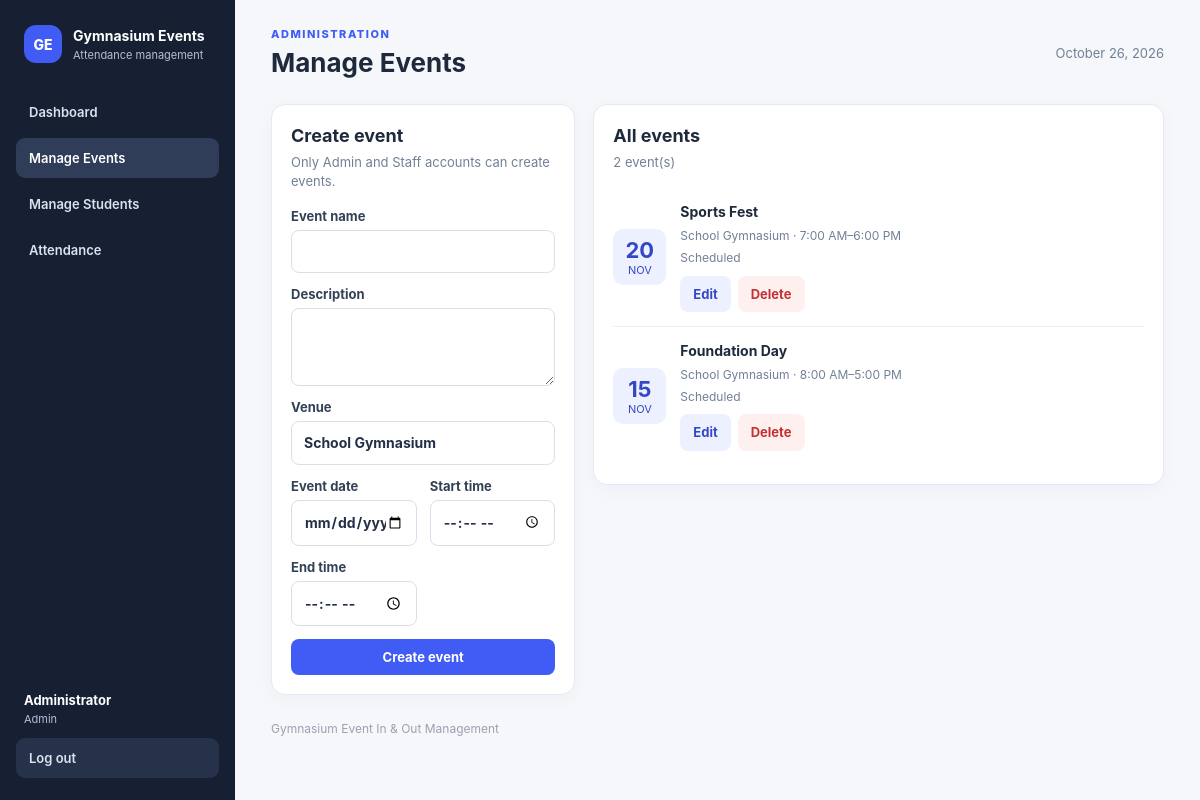
Page /dashboard.php?page=events (signed in) on the committed database.
### tables this page shows
CREATE TABLE Events (
    EventID INT AUTO_INCREMENT PRIMARY KEY,
    EventName VARCHAR(150) NOT NULL,
    EventDescription VARCHAR(500),
    EventDate DATE NOT NULL,
    Venue VARCHAR(100) DEFAULT 'Gymnasium',
    StartTime TIME NOT NULL,
    EndTime TIME NOT NULL,
    EventStatus VARCHAR(20) DEFAULT 'Scheduled'
);

### config.php (called while the page is built, shortened)
<?php
function h($value) {
    return htmlspecialchars((string)$value, ENT_QUOTES, 'UTF-8');
}
?>

### dashboard.php (the view, shortened to what this page needs)
<?php
require_once __DIR__ . '/config.php';
$isStaff = isset($_SESSION['user'])
    && isset($_SESSION['user']['Role'])
    && in_array($_SESSION['user']['Role'], ['Admin', 'Staff'], true);
$page = $_GET['page'] ?? ($isStaff ? 'dashboard' : 'events');
$displayName = $isStaff
    ? ($_SESSION['user']['FullName'] ?? 'Staff')
    : ($_SESSION['student_name'] ?? 'Student');
$role = $isStaff ? ($_SESSION['user']['Role'] ?? 'Staff') : 'Student';
$events = $pdo->query('SELECT * FROM Events ORDER BY EventDate DESC, StartTime DESC')->fetchAll();
$totalStudents = (int)$pdo->query('SELECT COUNT(*) FROM Attendees')->fetchColumn();
$totalEvents = (int)$pdo->query('SELECT COUNT(*) FROM Events')->fetchColumn();
$insideNow = (int)$pdo->query('SELECT COUNT(*) FROM Attendance WHERE TimeOut IS NULL')->fetchColumn();
$editingEvent = null;
?>
<!DOCTYPE html>
<html lang="en">
<head>
<link rel="stylesheet" href="style.css">
</head>
<body>
<div class="layout">
    <aside class="sidebar">
        <div class="brand"><div class="brand-mark">GE</div><div><strong>Gymnasium Events</strong><small>Attendance management</small></div></div>
        <nav class="nav">
            <?php if ($isStaff): ?>
                <a class="<?= $page === 'dashboard' ? 'active' : '' ?>" href="dashboard.php?page=dashboard">Dashboard</a>
                <a class="<?= $page === 'events' ? 'active' : '' ?>" href="dashboard.php?page=events">Manage Events</a>
                <a class="<?= $page === 'students' ? 'active' : '' ?>" href="dashboard.php?page=students">Manage Students</a>
                <a class="<?= $page === 'attendance' ? 'active' : '' ?>" href="dashboard.php?page=attendance">Attendance</a>
            <?php else: ?>
                <a class="<?= $page === 'events' ? 'active' : '' ?>" href="dashboard.php?page=events">Available Events</a>
                <a class="<?= $page === 'my_attendance' ? 'active' : '' ?>" href="dashboard.php?page=my_attendance">My Attendance</a>
            <?php endif; ?>
        </nav>
        <div class="sidebar-bottom"><div class="user"><strong><?= h($displayName) ?></strong><small><?= h($role) ?></small></div><a class="logout-link" href="dashboard.php?logout=1">Log out</a></div>
    </aside>
    <main class="main">
        <header class="topbar"><div><div class="eyebrow"><?= $isStaff ? 'ADMINISTRATION' : 'STUDENT PORTAL' ?></div><h1><?php
            $titles = ['dashboard' => 'Dashboard', 'events' => $isStaff ? 'Manage Events' : 'Available Events', 'students' => 'Manage Students', 'attendance' => 'Attendance Records', 'my_attendance' => 'My Attendance'];
            echo h($titles[$page] ?? 'Dashboard');
        ?></h1></div><div class="date"><?= date('F j, Y') ?></div></header>
        <?php if ($isStaff && $page === 'dashboard'): ?>
            <section class="stats">
                <article class="stat"><small>Total registered students</small><strong><?= $totalStudents ?></strong></article>
                <article class="stat"><small>Total events</small><strong><?= $totalEvents ?></strong></article>
                <article class="stat"><small>Currently checked in</small><strong><?= $insideNow ?></strong></article>
            </section>
            <section class="panel"><div class="panel-heading"><div><h2>Event management</h2><p class="subtext">Create, edit, or remove gymnasium events.</p></div><a class="btn" href="dashboard.php?page=events">Manage events</a></div>
                <div class="event-card"><div class="event-date"><b>+</b><small>EVENT</small></div><div class="event-detail"><b>Manage all events</b><small>Update dates, venues, times, and event status, or delete an event.</small></div><a class="btn secondary" href="dashboard.php?page=events">Open</a></div>
                <div class="event-card"><div class="event-date"><b>♙</b><small>STUDENT</small></div><div class="event-detail"><b>Manage students</b><small>Edit student details or remove a student record.</small></div><a class="btn secondary" href="dashboard.php?page=students">Open</a></div>
                <div class="event-card"><div class="event-date"><b>↔</b><small>LOG</small></div><div class="event-detail"><b>Attendance records</b><small>Review student check-in and check-out history.</small></div><a class="btn secondary" href="dashboard.php?page=attendance">Open</a></div>
            </section>
        <?php elseif ($isStaff && $page === 'events'): ?>
            <div class="grid-2">
                <section class="panel">
                    <div class="panel-heading"><div><h2><?= $editingEvent ? 'Edit event' : 'Create event' ?></h2><p class="subtext"><?= $editingEvent ? 'Update the selected event.' : 'Only Admin and Staff accounts can create events.' ?></p></div></div>
                    <form method="post" class="form-grid">
                        <label class="field full">Event name<input name="event_name" maxlength="150" required value="<?= h($editingEvent['EventName'] ?? '') ?>"></label>
                        <label class="field full">Description<textarea name="event_description" maxlength="500"><?= h($editingEvent['EventDescription'] ?? '') ?></textarea></label>
                        <label class="field full">Venue<input name="venue" maxlength="100" value="<?= h($editingEvent['Venue'] ?? 'School Gymnasium') ?>"></label>
                        <label class="field">Event date<input type="date" name="event_date" required value="<?= h($editingEvent['EventDate'] ?? '') ?>"></label>
                        <label class="field">Start time<input type="time" name="start_time" required value="<?= h(isset($editingEvent['StartTime']) ? substr($editingEvent['StartTime'], 0, 5) : '') ?>"></label>
                        <label class="field">End time<input type="time" name="end_time" required value="<?= h(isset($editingEvent['EndTime']) ? substr($editingEvent['EndTime'], 0, 5) : '') ?>"></label>
                        <button class="btn full" type="submit"><?= $editingEvent ? 'Save changes' : 'Create event' ?></button>
                    </form>
                </section>
                <section class="panel"><div class="panel-heading"><div><h2>All events</h2><p class="subtext"><?= count($events) ?> event(s)</p></div></div>
                    <?php foreach ($events as $event): ?><div class="event-card"><div class="event-date"><b><?= date('d', strtotime($event['EventDate'])) ?></b><small><?= date('M', strtotime($event['EventDate'])) ?></small></div><div class="event-detail"><b><?= h($event['EventName']) ?></b><small><?= h($event['Venue']) ?> · <?= date('g:i A', strtotime($event['StartTime'])) ?>–<?= date('g:i A', strtotime($event['EndTime'])) ?></small><small><?= h($event['EventStatus']) ?></small><div class="actions" style="margin-top:9px"><a class="btn secondary" href="dashboard.php?page=events&amp;edit_event=<?= (int)$event['EventID'] ?>">Edit</a><form method="post" onsubmit="return confirm('Delete this event and all attendance records linked to it?');"><input type="hidden" name="csrf_token" value="<?= h($csrfToken) ?>"><input type="hidden" name="action" value="delete_event"><input type="hidden" name="event_id" value="<?= (int)$event['EventID'] ?>"><button class="btn danger" type="submit">Delete</button></form></div></div></div><?php endforeach; ?>
                </section>
            </div>
        <?php endif; ?>
        <footer>Gymnasium Event In & Out Management</footer>
    </main>
</div>
</body>
</html>

### rows in the picture
events: EventDate "20", EventDate "NOV", EventName "Sports Fest", Venue "School Gymnasium", StartTime "7:00 AM", EndTime "6:00 PM", EventStatus "Scheduled"
events: EventDate "15", EventDate "NOV", EventName "Foundation Day", Venue "School Gymnasium", StartTime "8:00 AM", EndTime "5:00 PM", EventStatus "Scheduled"

### other values in the picture
$displayName "Administrator"
$role "Admin"
$titles[$page] "Manage Events"
count($events) "2"
